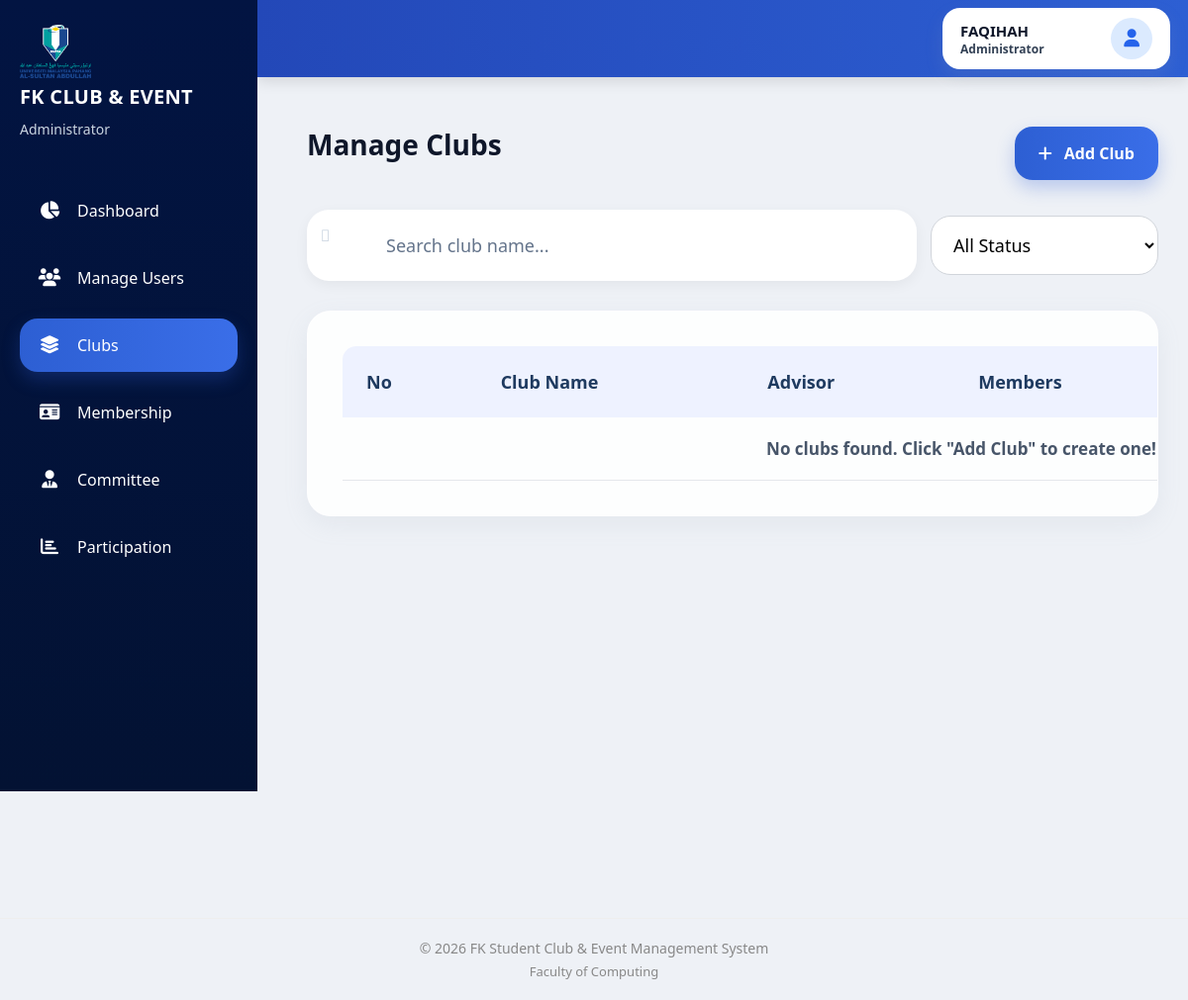
/Project_FK_Club/Admin/manage_clubs.php (signed in), run on an earlier commit of the app's database.
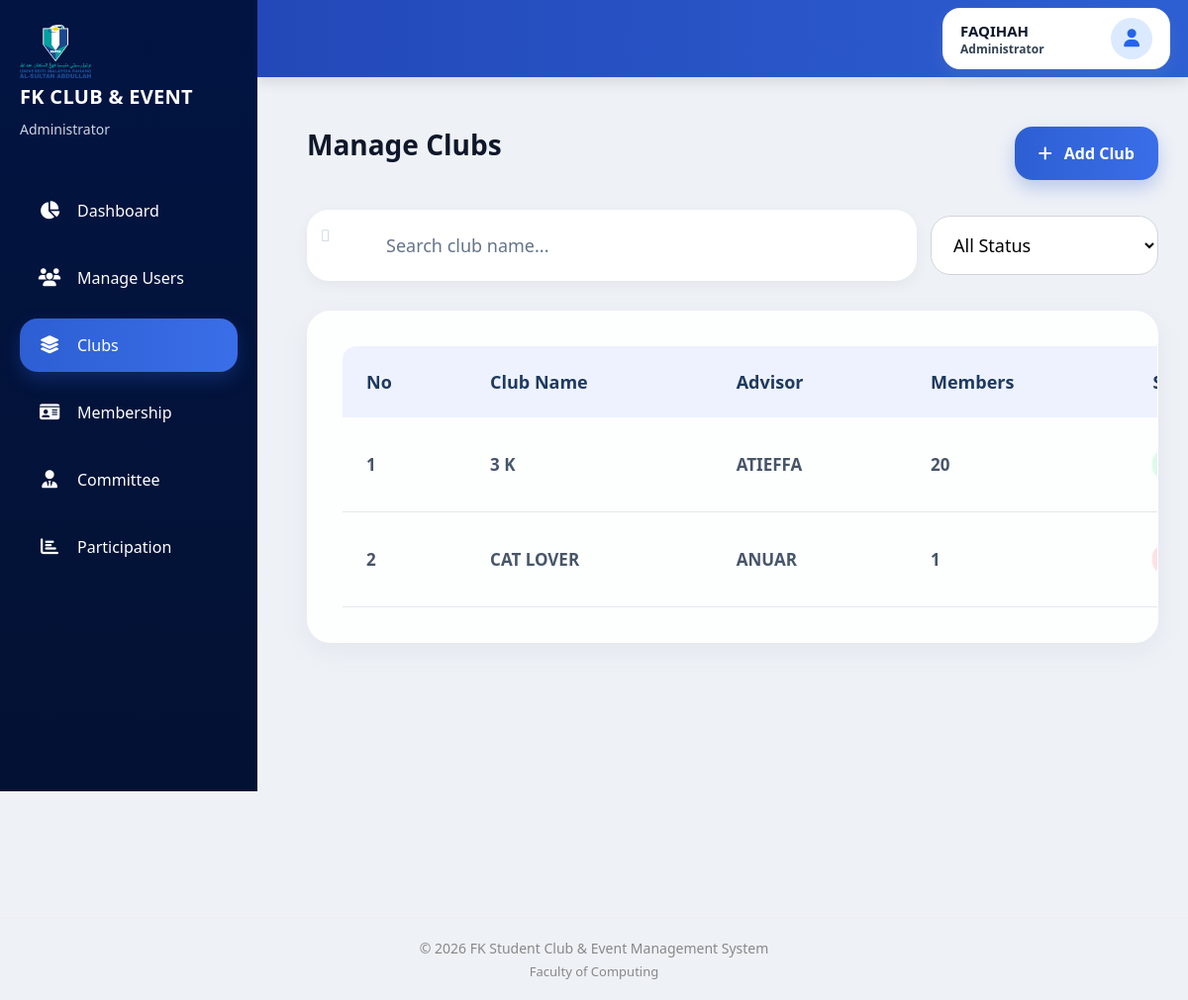
And on a later commit of the database.
### tables this page shows
CREATE TABLE `clubs_comm` (
  `id` int(11) NOT NULL,
  `club_name` varchar(150) NOT NULL,
  `advisor_name` varchar(150) NOT NULL,
  `total_members` int(11) NOT NULL DEFAULT 0,
  `status` enum('Active','Inactive') NOT NULL DEFAULT 'Active',
  `description` text NOT NULL,
  `created_at` timestamp NOT NULL DEFAULT current_timestamp(),
  `updated_at` timestamp NOT NULL DEFAULT current_timestamp() ON UPDATE current_timestamp()
);

### Project_FK_Club/Admin/manage_clubs.php (the view, shortened to what this page needs)
<?php
include '../db_connect.php';
$query = "SELECT id, club_name, advisor_name, total_members, status FROM clubs_comm ORDER BY id DESC";
$result = mysqli_query($conn, $query);
$clubs = [];
if ($result) {
    while ($row = mysqli_fetch_assoc($result)) {
        $clubs[] = $row;
    }
} else {
    $db_error = "Error fetching clubs: " . mysqli_error($conn);
}
?>
<?php include('../Includes/header_admin.php'); ?>
<?php include('../Includes/sidebar_admin.php'); ?>
<div class="main-content">
    <div class="page-header">
        <h1>Manage Clubs</h1>
        <a href="addclubs.php" class="add-btn">
            <i class="fa-solid fa-plus"></i>
            Add Club
        </a>
    </div>
    <div class="search-form">
        <div class="search-box">
            <i class="fa-solid fa-magnifying-glass"></i>
            <input type="text" placeholder="Search club name...">
        </div>
        <select class="status-dropdown">
            <option>All Status</option>
        </select>
    </div>
    <div class="table-container">
        <table class="club-table">
            <thead>
                <tr>
                    <th>No</th>
                    <th>Club Name</th>
                    <th>Advisor</th>
                    <th>Members</th>
                    <th>Status</th>
                </tr>
            </thead>
            <tbody>
            <?php if (!empty($clubs)){ ?>
                <?php foreach($clubs as $index => $club){ ?>
                    <tr>
                        <td><?= $index + 1 ?></td>
                        <td><?= htmlspecialchars($club['club_name']); ?></td>
                        <td><?= htmlspecialchars($club['advisor_name']); ?></td>
                        <td><?= htmlspecialchars($club['total_members']); ?></td>
                        <td>
                            <?php if($club['status'] == "Active"){ ?>
                                <span class="status-badge active">Active</span>
                            <?php } else { ?>
                                <span class="status-badge inactive">Inactive</span>
                            <?php } ?>
                        </td>
                    </tr>
                <?php } ?>
            <?php } else { ?>
                <tr>
                    <td colspan="6" style="text-align: center; color: #64748b; padding: 20px;">
                        No clubs found. Click "Add Club" to create one!
                    </td>
                </tr>
            <?php } ?>
            </tbody>
        </table>
    </div>
</div>
<?php include('../Includes/footer.php'); ?>

What changed in the data, as far as the page shows it:
added clubs_comm: club_name "3 K", advisor_name "ATIEFFA", total_members "20"
added clubs_comm: club_name "CAT LOVER", advisor_name "ANUAR", total_members "1"
Also different on the page:
text no longer shown: "No clubs found. Click \"Add Club\" to create one!"
